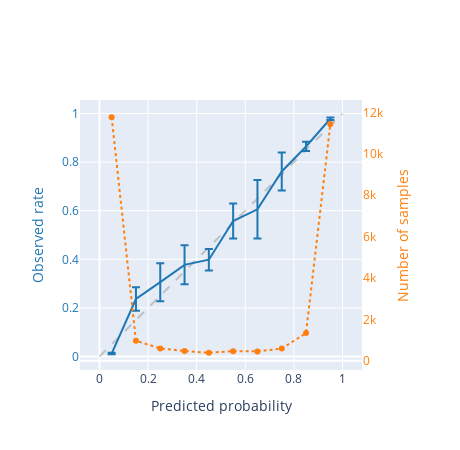

Notebook source saved alongside this figure:
### Code cell
reduce = 'intra'
fig = plot_reliability(df_box, cols_CNN, reduce=reduce)
fig.write_image('figures/reliability_CNN.pdf')
fig

### Figure 1 — Plotly figure (JSON) as saved in the notebook; plotly's stock layout.template omitted (floating-point values rounded to 4 significant figures)
{"data": [{"line": {"color": "rgba(150, 150, 150, 0.5)", "dash": "dash"}, "mode": "lines", "type": "scatter", "x": [0, 1], "y": [0, 1]}, {"error_y": {"array": [0.00335, 0.0481, 0.0783, 0.08024, 0.0446, 0.07209, 0.1204, 0.07828, 0.01912, 0.004933]}, "hovertemplate": "x=%{x}<br>y=%{y}<extra></extra>", "legendgroup": "", "line": {"color": "#1F77B4", "dash": "solid"}, "marker": {"symbol": "circle"}, "mode": "lines", "name": "", "orientation": "v", "showlegend": false, "type": "scatter", "x": [0.05, 0.15, 0.25, 0.35, 0.45, 0.55, 0.65, 0.75, 0.85, 0.95], "xaxis": "x", "y": [0.01214, 0.2367, 0.3059, 0.3773, 0.3983, 0.5575, 0.6056, 0.7615, 0.8644, 0.9785], "yaxis": "y"}, {"line": {"color": "#FF7F0E", "dash": "dot"}, "mode": "lines+markers", "showlegend": false, "type": "scatter", "x": [0.05, 0.15, 0.25, 0.35, 0.45, 0.55, 0.65, 0.75, 0.85, 0.95], "xaxis": "x", "y": [11765, 966, 602, 474, 391, 467, 456, 593, 1342, 11434], "yaxis": "y2"}], "layout": {"height": 450, "showlegend": false, "width": 460, "xaxis": {"anchor": "y", "autorange": true, "domain": [0, 0.94], "dtick": 0.2, "range": [-0.08025, 1.08], "tick0": 0, "title": {"text": "Predicted probability"}, "type": "linear"}, "yaxis": {"anchor": "x", "autorange": true, "color": "#1F77B4", "domain": [0, 1], "range": [-0.05556, 1.056], "scaleanchor": "x", "showgrid": true, "title": {"text": "Observed rate"}, "type": "linear"}, "yaxis2": {"anchor": "x", "autorange": true, "color": "#FF7F0E", "overlaying": "y", "range": [-442.1, 12600.0], "showgrid": false, "side": "right", "title": {"text": "Number of samples"}, "type": "linear"}}}
